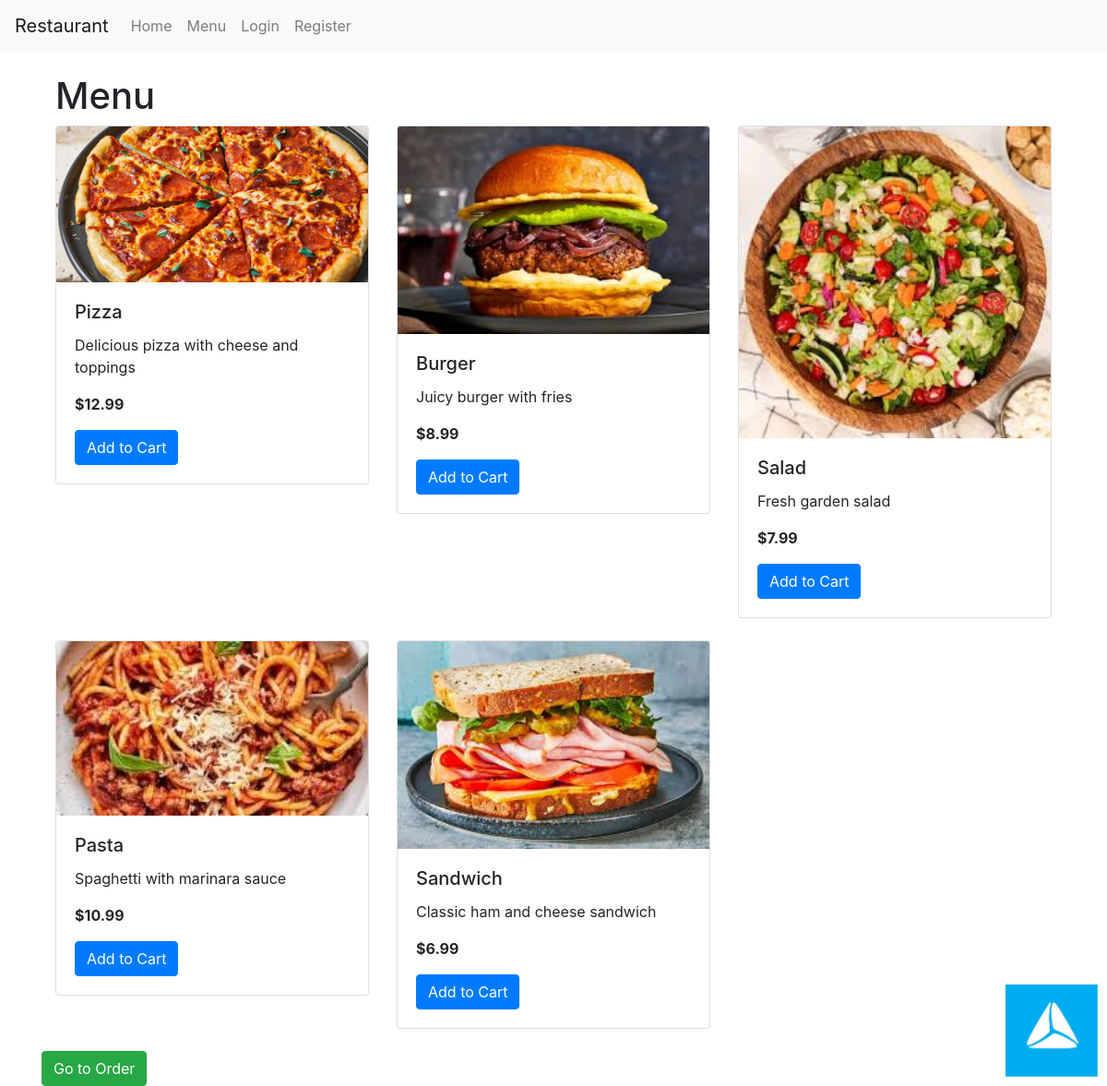
The page /menu on the database its author committed.
### models.py (models this page shows)
class MenuItem(db.Model):
    __tablename__ = 'menu_item'
    id = db.Column(db.Integer, primary_key=True)
    name = db.Column(db.String(128), unique=True)
    description = db.Column(db.Text)
    price = db.Column(db.Float)
    image_url = db.Column(db.String(256))

### routes.py (the view)
@app.route('/menu')
def menu():
    menu_items = MenuItem.query.all()
    return render_template('menu.html', menu_items=menu_items)

### templates/menu.html (shortened to what this page needs)
{% extends 'base.html' %}
{% block content %}
<div class="container">
    <h1>Menu</h1>
    <div class="row">
        {% for item in menu_items %}
        <div class="col-md-4 mb-4">
            <div class="card">
                <img src="{{ url_for('static', filename='images/' + item.image_url) }}" class="card-img-top" alt="{{ item.name }}">
                <div class="card-body">
                    <h5 class="card-title">{{ item.name }}</h5>
                    <p class="card-text">{{ item.description }}</p>
                    <p class="card-text"><strong>${{ item.price }}</strong></p>
                    <form action="{{ url_for('add_to_cart', item_id=item.id) }}" method="POST">
                        <button type="submit" class="btn btn-primary">Add to Cart</button>
                    </form>
                </div>
            </div>
        </div>
        {% endfor %}
    </div>
</div>
<div>
    <a href="{{ url_for('order') }}" class="btn btn-success">Go to Order</a>
</div>
{% endblock %}

### templates/base.html (shortened to what this page needs)
<!DOCTYPE html>
<html lang="en">
<head>
    <link href="https://stackpath.bootstrapcdn.com/bootstrap/4.5.2/css/bootstrap.min.css" rel="stylesheet">
</head>
<body>
    <a href="http://tbceducation.ge" target="_blank">
        <img src="{{ url_for('static', filename='images/TBC.png') }}" alt="TBC Logo" class="corner-logo">
    </a>
    <nav class="navbar navbar-expand-lg navbar-light bg-light">
        <a class="navbar-brand" href="{{ url_for('index') }}">Restaurant</a>
        <div class="collapse navbar-collapse">
            <ul class="navbar-nav mr-auto">
                <li class="nav-item"><a class="nav-link" href="{{ url_for('index') }}">Home</a></li>
                <li class="nav-item"><a class="nav-link" href="{{ url_for('menu') }}">Menu</a></li>
                {% if current_user.is_authenticated %}
                    <li class="nav-item"><a class="nav-link" href="{{ url_for('logout') }}">Logout</a></li>
                {% else %}
                    <li class="nav-item"><a class="nav-link" href="{{ url_for('login') }}">Login</a></li>
                    <li class="nav-item"><a class="nav-link" href="{{ url_for('register') }}">Register</a></li>
                {% endif %}
            </ul>
        </div>
    </nav>
    <div class="container mt-4">
        {% block content %}{% endblock %}
    </div>
</body>
</html>

### templates/base.html (style rules this page uses)
.corner-logo { position: fixed; bottom: 10px; right: 10px; width: 100px; height: auto; }

### rows shown on the page
MenuItem: image_url (picture), name "Pizza", description "Delicious pizza with cheese and toppings", price "12.99"
MenuItem: image_url (picture), name "Burger", description "Juicy burger with fries", price "8.99"
MenuItem: image_url (picture), name "Salad", description "Fresh garden salad", price "7.99"
MenuItem: image_url (picture), name "Pasta", description "Spaghetti with marinara sauce", price "10.99"
MenuItem: image_url (picture), name "Sandwich", description "Classic ham and cheese sandwich", price "6.99"
